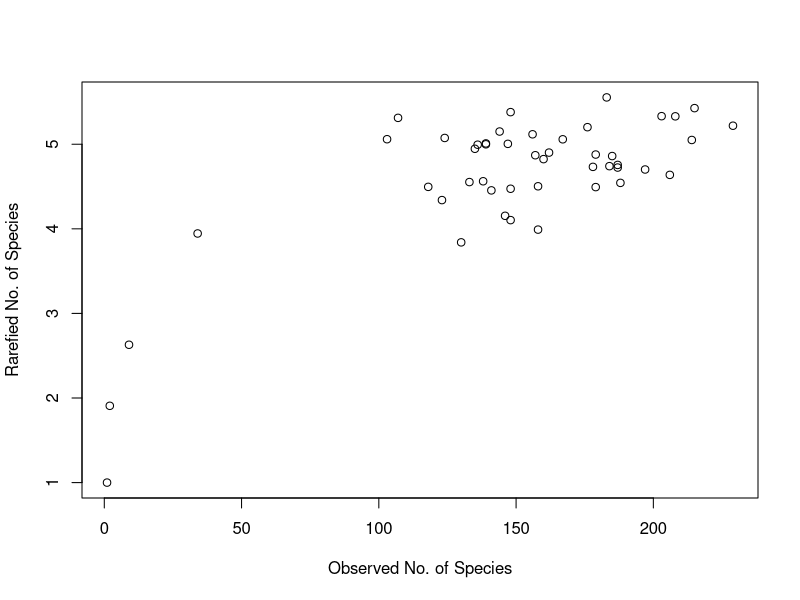
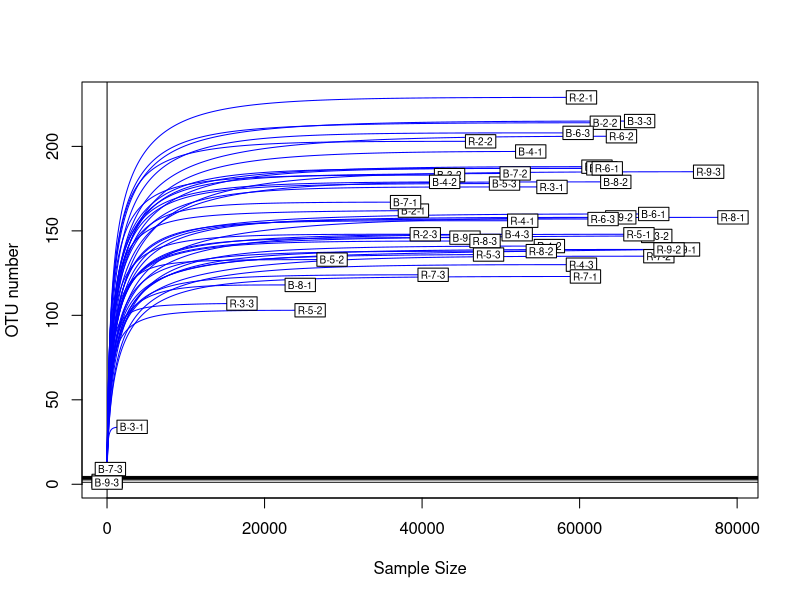
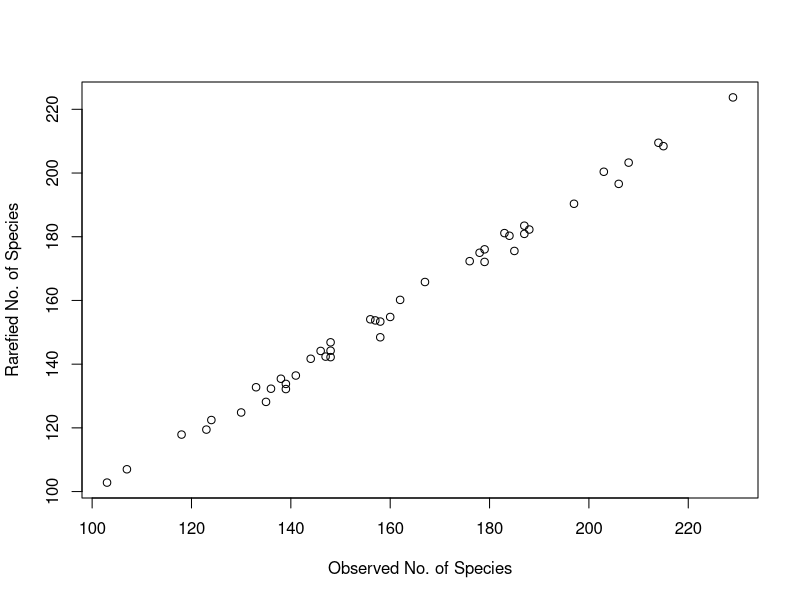
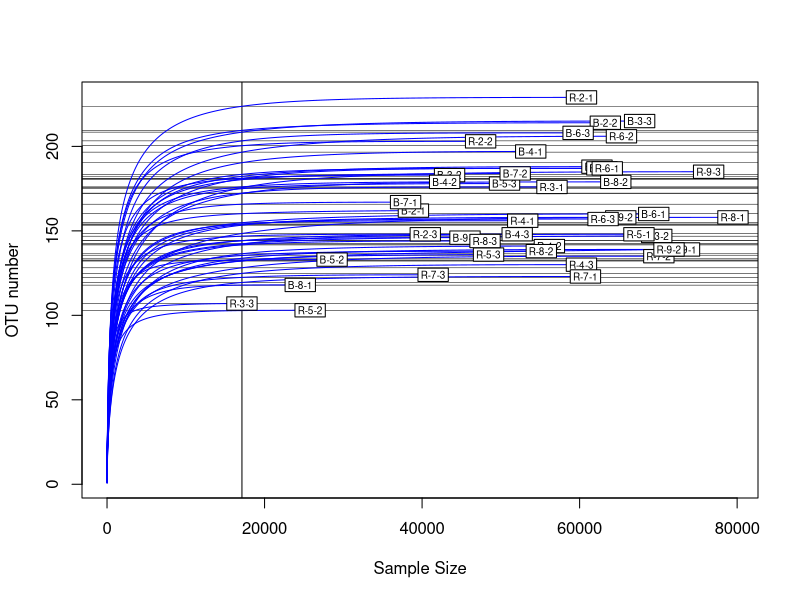

Recreate these plots in R, in order.
## ---- chunk 1
knitr::opts_chunk$set(echo = TRUE)
library(readr)
library(dplyr)
library(vegan)
library(tidyr)
library(openxlsx)
library(rio)
## ---- chunk 2
# Importing the tables to merge and skip the first line for feature

taxonomy_table <- read_tsv("ITS2_taxonomy_jrl2020.tsv")
View(taxonomy_table)
feature_table <- read_tsv("ITS2_feature-table.tsv", skip = 1)
View(feature_table)
## ---- chunk 3

# Merging the tables

assignment_table <- merge(taxonomy_table, feature_table, by.x = "Feature ID", "#OTU ID")
View(assignment_table)

# Changing names

assignment_table <- rename(assignment_table, "Feature_ID"="Feature ID")
assignment_table <- rename(assignment_table, "B_2_3"="B-2-3")

# Selecting only the taxon and samples columns + Removing B-2-3, EstCont and MockCom

(assignment_table <- select(assignment_table, -Feature_ID, -Confidence, -B_2_3, -ExtCont, -MockCom))

taxa_assignment_table <- separate(data = assignment_table, col = Taxon, sep = "([pcofgs]__)", into = c("Kingdom","Phylum","Class","Order","Family","Gender","Species"))
taxa_assignment_table$Phylum <-  gsub(";","",taxa_assignment_table$Phylum)
taxa_assignment_table$Class <-  gsub(";","",taxa_assignment_table$Class)
taxa_assignment_table$Order <-  gsub(";","",taxa_assignment_table$Order)
taxa_assignment_table$Family <-  gsub(";","",taxa_assignment_table$Family)
taxa_assignment_table$Gender <-  gsub(";","",taxa_assignment_table$Gender)
taxa_assignment_table$Kingdom <-  gsub(";","",taxa_assignment_table$Kingdom)
taxa_assignment_table$Kingdom <-  gsub("k__","",taxa_assignment_table$Kingdom)
View(taxa_assignment_table)

## ---- chunk 4
# Total number of reads for unidentified taxa

(unidentified_taxa <- taxa_assignment_table %>% 
  filter(Phylum == "unidentified"))

unidentified_taxa <- select( unidentified_taxa, -c(1:7))

sum(rowSums(unidentified_taxa))
  

#

all_taxa <- select( taxa_assignment_table, -c(1:7))

sum(rowSums(all_taxa))
  
## ---- chunk 5
# To do the rarefaction curve it's needed to switch the columns and lines from the table
no_taxa <- assignment_table[-1]
(t_assignment_table <- data.frame(t(no_taxa)))
colnames(t_assignment_table) <- assignment_table[,1]
rownames(t_assignment_table) <- colnames(no_taxa[1,])
View(t_assignment_table)

# We also need to delete PCRCont and ExtCont from the dataframe

assignment_table_rare1 <-  t_assignment_table[
                                            grep("[\\-]", rownames(t_assignment_table)),]

# Rarefaction curve

  OTU <- specnumber(assignment_table_rare1) # It counts the number of OTU
  raremax <- min(rowSums(assignment_table_rare1)) #Look at the minimum number of reads in the   samples
  print(rowSums(assignment_table_rare1))

  Srare <- rarefy(assignment_table_rare1, raremax) #Function rarefy gives the expected species richness in random subsamples of size 'raremax' from the community
  
  # Plot the rarefaction curve
plot(OTU, Srare, xlab = "Observed No. of Species", ylab = "Rarefied No. of Species")
rarecurve(assignment_table_rare1, step = 20, sample = raremax, col = "blue", cex = 0.6, ylab = "OTU number")

## ---- chunk 6

#Delete  B-9-3, B-7-3 and B-3-1
assignment_table_rare2 <- assignment_table_rare1[
                                          -c(grep("B-9-3", rownames(t_assignment_table), fixed = TRUE), 
                                             grep("B-7-3", rownames(t_assignment_table), fixed = TRUE), 
                                             grep("B-3-1", rownames(t_assignment_table), fixed = TRUE),
                                             grep("B-5-1", rownames(t_assignment_table), fixed = TRUE)),]

# Rarefaction curve

  OTU <- specnumber(assignment_table_rare2) # It counts the number of OTU
  raremax <- min(rowSums(assignment_table_rare2)) #Look at the minimum number of reads in the   samples


  Srare <- rarefy(assignment_table_rare2, raremax) #Function rarefy gives the expected species richness in random subsamples of size 'raremax' from the community
  
  # Plot the rarefaction curve
plot(OTU, Srare, xlab = "Observed No. of Species", ylab = "Rarefied No. of Species")
rarecurve(assignment_table_rare2, step = 20, sample = raremax, col = "blue", cex = 0.6, ylab = "OTU number")

  #Rarefy the dataframe
set.seed(seed = 222029)
rarefied_df <- rrarefy(assignment_table_rare2, raremax)


